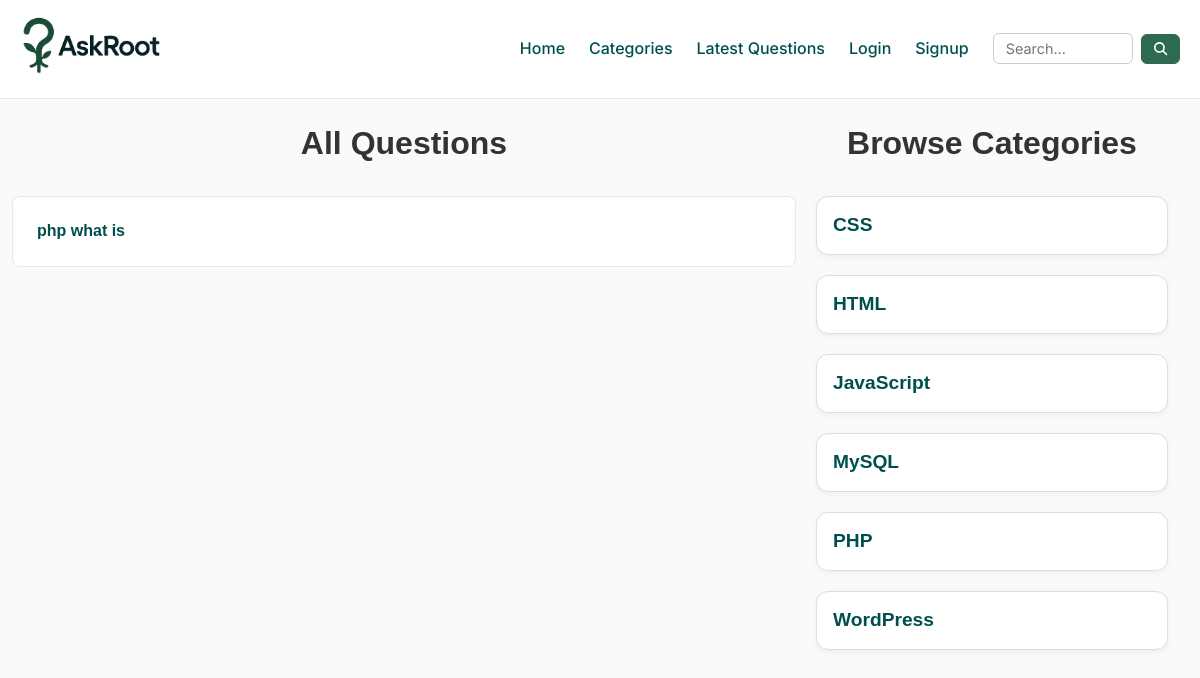
Screenshot of /?cat-id=1 with the database file from the repository.
### tables this page shows
CREATE TABLE `questions` (
  `id` int(30) NOT NULL,
  `title` varchar(250) NOT NULL,
  `discription` varchar(500) NOT NULL,
  `category_id` int(30) NOT NULL,
  `user_id` int(30) NOT NULL
);

CREATE TABLE `categories` (
  `id` int(11) NOT NULL,
  `name` varchar(100) NOT NULL
);

### client/categorieslist.php (the view)
<div class="container mt-4 mb-4 categories-list">
    <h2 class="text-center mb-4">Browse Categories</h2>
    <div class="category-grid d-flex">
        <?php
        include('./common/db.php');
        $query = "SELECT * FROM categories";
        $result = $conn->query($query);
        if ($result && $result->num_rows > 0) {
            foreach ($result as $row) {
                $cat_id = $row['id'];
                echo '
        <div class="category-box">
            <h5><a href="?cat-id=' . urlencode($cat_id) . '">' . htmlspecialchars($row['name']) . '</a></h5>
        </div>';
            }
        } else {
            echo '<p class="text-center">No categories found.</p>';
        }
        ?>
    </div>
</div>

### client/questions.php (shortened to what this page needs)
<div class="container mt-4 mb-4 questions-main">
  <div class="row">
    <div class="col-8 col-md-8">
      <h2 class="text-center mb-4">All Questions</h2>
      <?php
      include('./common/db.php');
      if (isset($_GET['cat-id'])) {
        $query = "SELECT * FROM questions WHERE category_id = '$cid'";
      } else if (isset($_GET['u-id'])) {
        $query = "SELECT * FROM questions WHERE user_id = '$uid'";
      } else if (isset($_GET['latest'])) {
        $query = "SELECT * FROM questions ORDER BY id DESC";
      } else if (isset($_GET['q'])) {
        $search = $conn->real_escape_string($search);
        $query = "SELECT * FROM questions WHERE title LIKE '%$search%' OR discription LIKE '%$search%'";
      } else {
        $query = "SELECT * FROM questions";
      }
      $result = $conn->query($query);
      if ($result && $result->num_rows > 0) {
        foreach ($result as $row) {
          $title = $row['title'];
          $id = $row['id'];
          echo "<div class='col-12 mb-4'>
                <div class='question-card p-4'>
                  <h6>
                    <a href='?q-id=$id' class='question-link'>
                      $title
                    </a>";
                  echo"</h6>
                </div>
              </div>";
        }
      } else {
        echo '<p class="text-center">No questions found.</p>';
        echo '<div class="text-center mt-2">';
        echo '<a href="?ask=true"><button>Ask a Question</button></a>';
        echo '</div>';
      }
      ?>
    </div>
    <div class="col-4 mb-4">
      <div class="category-list-card">
        <?php
        include('categorieslist.php')
        ?>
      </div>
    </div>
  </div>
</div>

### public/css/style.css (style rules this page uses)
:root { --font-primary: "Inter", sans-serif; --color-bg: #f9fafb; --color-primary: #004f4f; --color-secondary: #2d6a4f; --color-accent: #38b000; --color-text: #111827; --color-muted: #6b7280; --color-white: #ffffff; --color-border: #e5e7eb; }
* { margin: 0; padding: 0; box-sizing: border-box; }
body { font-family: var(--font-primary); background-color: var(--color-bg); color: var(--color-text); line-height: 1.6; font-size: 16px; }
h1, h2, h3, h4, h5, h6 { font-family: "Poppins", sans-serif; font-weight: 600; line-height: 1.3; color: #222831; }
h2 { font-size: 2rem; color: #333; }
h5 { font-size: 1.25rem; color: #666; }
h6 { font-size: 1rem; color: #777; margin: 0; }
a { color: var(--color-primary) !important; text-decoration: none; }
.container { max-width: 1200px; margin: 0 auto; padding: 0 16px; }
.row { display: flex; flex-wrap: wrap; margin: -8px; }
.col-4 { flex: 0 0 33.333%; max-width: 33.333%; }
.col-8 { flex: 0 0 66.666%; max-width: 66.666%; }
.col-12 { flex: 0 0 100%; max-width: 100%; }
.mt-4 { margin-top: 2rem; }
.mb-4 { margin-bottom: 2rem; }
.p-4 { padding: 2rem; }
.text-center { text-align: center; }
.d-flex { display: flex; }
.question-card { background-color: #ffffff; border: 1px solid var(--color-border); border-radius: 8px; transition: 0.2s; }
.questions-main .categories-list { margin: 0px; }
.category-grid { display: grid; grid-template-columns: repeat(auto-fit, minmax(220px, 1fr)); gap: 20px; }
.category-box { background: #ffffff; border: 1px solid #ddd; padding: 20px; border-radius: 12px; text-align: left; transition: all 0.3s ease; box-shadow: 0 2px 6px rgba(0, 0, 0, 0.05); display: flex; flex-direction: column; justify-content: space-between; }
.category-box h5 { font-size: 1.2rem; color: var(--color-primary, #0077cc); margin-bottom: 0px; }
@media (max-width: 1600px) { .container { padding: 0 24px; } }
@media (max-width: 1366px) { .container { padding: 0 20px; } }
@media (max-width: 1280px) { .question-card { padding: 1.5rem; } }
@media (max-width: 1280px) { .category-box { padding: 16px; } }

### rows the page displays
questions: title "php what is"
categories: name "CSS"
categories: name "HTML"
categories: name "JavaScript"
categories: name "MySQL"
categories: name "PHP"
categories: name "WordPress"
